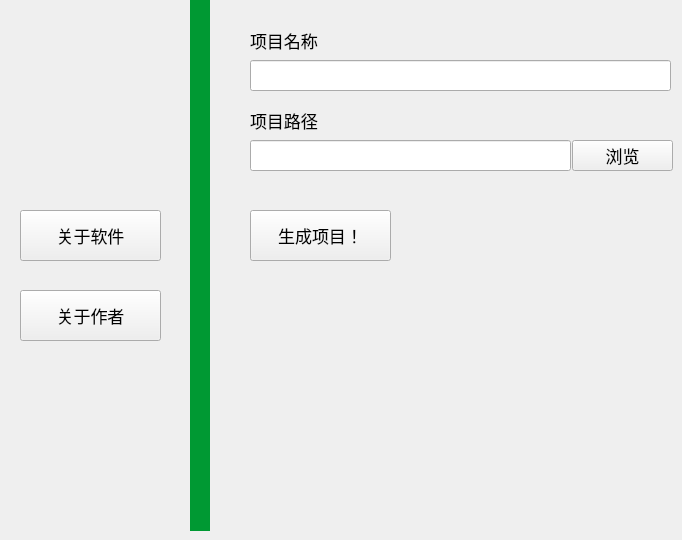
   <widget class="QWidget" name="tab_2">
    <attribute name="title">
     <string>Tab 3</string>
    </attribute>
    <widget class="QWidget" name="widget_3" native="true">
     <property name="geometry">
      <rect>
       <x>190</x>
       <y>0</y>
       <width>20</width>
       <height>531</height>
      </rect>
     </property>
     <property name="styleSheet">
      <string notr="true">background-color:#009933;</string>
     </property>
    </widget>
    <widget class="QLabel" name="label_3">
     <property name="geometry">
      <rect>
       <x>250</x>
       <y>20</y>
       <width>141</width>
       <height>41</height>
      </rect>
     </property>
     <property name="font">
      <font>
       <family>Arial Unicode MS</family>
       <pointsize>13</pointsize>
      </font>
     </property>
     <property name="text">
      <string>项目名称</string>
     </property>
    </widget>
    <widget class="QLineEdit" name="lineEdit_projName">
     <property name="geometry">
      <rect>
       <x>250</x>
       <y>60</y>
       <width>421</width>
       <height>31</height>
      </rect>
     </property>
     <property name="font">
      <font>
       <pointsize>13</pointsize>
      </font>
     </property>
    </widget>
    <widget class="QLabel" name="label_5">
     <property name="geometry">
      <rect>
       <x>250</x>
       <y>100</y>
       <width>141</width>
       <height>41</height>
      </rect>
     </property>
     <property name="font">
      <font>
       <family>Arial Unicode MS</family>
       <pointsize>13</pointsize>
      </font>
     </property>
     <property name="text">
      <string>项目路径</string>
     </property>
    </widget>
    <widget class="QLineEdit" name="lineEdit_3">
     <property name="geometry">
      <rect>
       <x>250</x>
       <y>140</y>
       <width>321</width>
       <height>31</height>
      </rect>
     </property>
     <property name="font">
      <font>
       <pointsize>13</pointsize>
      </font>
     </property>
     <property name="readOnly">
      <bool>true</bool>
     </property>
    </widget>
    <widget class="QPushButton" name="pushButton_5">
     <property name="geometry">
      <rect>
       <x>572</x>
       <y>140</y>
       <width>101</width>
       <height>31</height>
      </rect>
     </property>
     <property name="font">
      <font>
       <family>Arial Unicode MS</family>
       <pointsize>13</pointsize>
      </font>
     </property>
     <property name="text">
      <string>浏览</string>
     </property>
    </widget>
    <widget class="QPushButton" name="pushButton_6">
     <property name="geometry">
      <rect>
       <x>250</x>
       <y>210</y>
       <width>141</width>
       <height>51</height>
      </rect>
     </property>
     <property name="font">
      <font>
       <family>Arial Unicode MS</family>
       <pointsize>13</pointsize>
      </font>
     </property>
     <property name="text">
      <string>生成项目！</string>
     </property>
    </widget>
    <widget class="QWidget" name="widget_7" native="true">
     <property name="geometry">
      <rect>
       <x>40</x>
       <y>50</y>
       <width>101</width>
       <height>101</height>
      </rect>
     </property>
     <property name="styleSheet">
      <string notr="true">border-image: url(:/logo.png);</string>
     </property>
    </widget>
    <widget class="QPushButton" name="pushButton_7">
     <property name="geometry">
      <rect>
       <x>20</x>
       <y>210</y>
       <width>141</width>
       <height>51</height>
      </rect>
     </property>
     <property name="font">
      <font>
       <family>Arial Unicode MS</family>
       <pointsize>13</pointsize>
      </font>
     </property>
     <property name="text">
      <string>关于软件</string>
     </property>
    </widget>
    <widget class="QPushButton" name="pushButton_8">
     <property name="geometry">
      <rect>
       <x>20</x>
       <y>290</y>
       <width>141</width>
       <height>51</height>
      </rect>
     </property>
     <property name="font">
      <font>
       <family>Arial Unicode MS</family>
       <pointsize>13</pointsize>
      </font>
     </property>
     <property name="text">
      <string>关于作者</string>
     </property>
    </widget>
   </widget>
